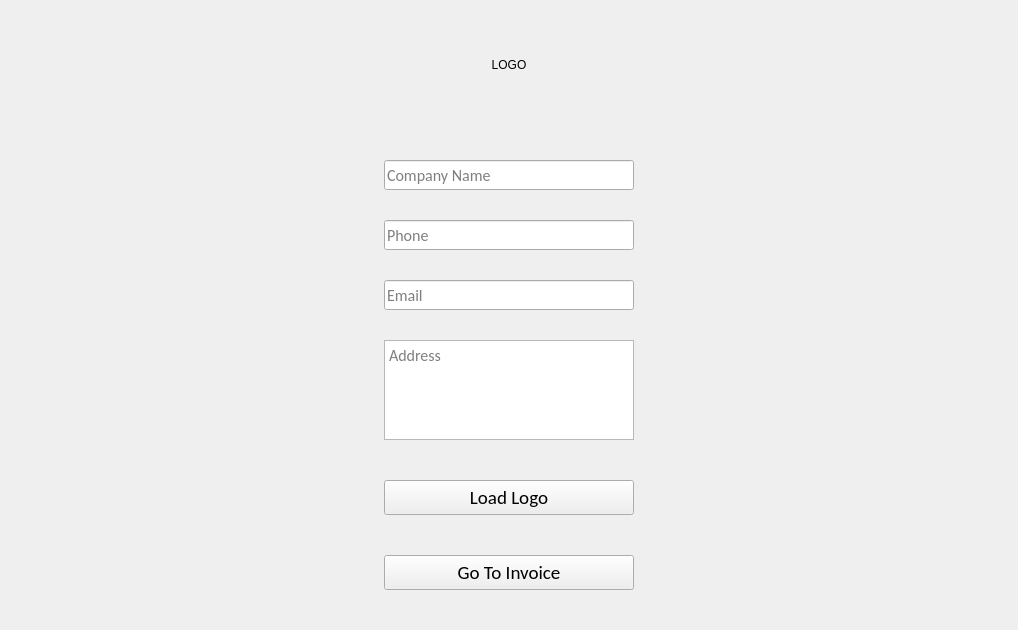
      <widget class="QWidget" name="page">
       <layout class="QGridLayout" name="gridLayout_2" rowstretch="0,0">
        <property name="leftMargin">
         <number>0</number>
        </property>
        <property name="topMargin">
         <number>0</number>
        </property>
        <property name="rightMargin">
         <number>0</number>
        </property>
        <property name="bottomMargin">
         <number>0</number>
        </property>
        <property name="spacing">
         <number>0</number>
        </property>
        <item row="1" column="2">
         <spacer name="horizontalSpacer_2">
          <property name="orientation">
           <enum>Qt::Orientation::Horizontal</enum>
          </property>
          <property name="sizeHint" stdset="0">
           <size>
            <width>384</width>
            <height>20</height>
           </size>
          </property>
         </spacer>
        </item>
        <item row="0" column="1" rowspan="2">
         <widget class="QWidget" name="widget" native="true">
          <property name="minimumSize">
           <size>
            <width>250</width>
            <height>0</height>
           </size>
          </property>
          <property name="maximumSize">
           <size>
            <width>250</width>
            <height>16777215</height>
           </size>
          </property>
          <property name="layoutDirection">
           <enum>Qt::LayoutDirection::LeftToRight</enum>
          </property>
          <layout class="QGridLayout" name="gridLayout_8">
           <property name="leftMargin">
            <number>0</number>
           </property>
           <property name="topMargin">
            <number>0</number>
           </property>
           <property name="rightMargin">
            <number>0</number>
           </property>
           <property name="bottomMargin">
            <number>0</number>
           </property>
           <property name="spacing">
            <number>0</number>
           </property>
           <item row="0" column="0">
            <spacer name="horizontalSpacer_5">
             <property name="orientation">
              <enum>Qt::Orientation::Horizontal</enum>
             </property>
             <property name="sizeHint" stdset="0">
              <size>
               <width>57</width>
               <height>20</height>
              </size>
             </property>
            </spacer>
           </item>
           <item row="0" column="1">
            <widget class="QLabel" name="logo">
             <property name="minimumSize">
              <size>
               <width>130</width>
               <height>130</height>
              </size>
             </property>
             <property name="maximumSize">
              <size>
               <width>130</width>
               <height>130</height>
              </size>
             </property>
             <property name="layoutDirection">
              <enum>Qt::LayoutDirection::LeftToRight</enum>
             </property>
             <property name="text">
              <string>LOGO</string>
             </property>
             <property name="alignment">
              <set>Qt::AlignmentFlag::AlignCenter</set>
             </property>
            </widget>
           </item>
           <item row="0" column="2">
            <spacer name="horizontalSpacer_6">
             <property name="orientation">
              <enum>Qt::Orientation::Horizontal</enum>
             </property>
             <property name="sizeHint" stdset="0">
              <size>
               <width>57</width>
               <height>20</height>
              </size>
             </property>
            </spacer>
           </item>
           <item row="1" column="0" colspan="3">
            <widget class="QLabel" name="label">
             <property name="minimumSize">
              <size>
               <width>250</width>
               <height>30</height>
              </size>
             </property>
             <property name="maximumSize">
              <size>
               <width>250</width>
               <height>30</height>
              </size>
             </property>
             <property name="font">
              <font>
               <family>Calibri</family>
               <pointsize>9</pointsize>
              </font>
             </property>
             <property name="text">
              <string/>
             </property>
             <property name="alignment">
              <set>Qt::AlignmentFlag::AlignBottom|Qt::AlignmentFlag::AlignLeading|Qt::AlignmentFlag::AlignLeft</set>
             </property>
            </widget>
           </item>
           <item row="2" column="0" colspan="3">
            <widget class="QLineEdit" name="companyName">
             <property name="minimumSize">
              <size>
               <width>250</width>
               <height>30</height>
              </size>
             </property>
             <property name="maximumSize">
              <size>
               <width>250</width>
               <height>30</height>
              </size>
             </property>
             <property name="font">
              <font>
               <family>Calibri</family>
               <pointsize>12</pointsize>
              </font>
             </property>
             <property name="placeholderText">
              <string>Company Name</string>
             </property>
            </widget>
           </item>
           <item row="3" column="0" colspan="3">
            <widget class="QLabel" name="label_2">
             <property name="minimumSize">
              <size>
               <width>250</width>
               <height>30</height>
              </size>
             </property>
             <property name="maximumSize">
              <size>
               <width>250</width>
               <height>30</height>
              </size>
             </property>
             <property name="font">
              <font>
               <family>Calibri</family>
               <pointsize>9</pointsize>
              </font>
             </property>
             <property name="text">
              <string/>
             </property>
             <property name="alignment">
              <set>Qt::AlignmentFlag::AlignBottom|Qt::AlignmentFlag::AlignLeading|Qt::AlignmentFlag::AlignLeft</set>
             </property>
            </widget>
           </item>
           <item row="4" column="0" colspan="3">
            <widget class="QLineEdit" name="phone">
             <property name="minimumSize">
              <size>
               <width>250</width>
               <height>30</height>
              </size>
             </property>
             <property name="maximumSize">
              <size>
               <width>250</width>
               <height>30</height>
              </size>
             </property>
             <property name="font">
              <font>
               <family>Calibri</family>
               <pointsize>12</pointsize>
              </font>
             </property>
             <property name="placeholderText">
              <string>Phone</string>
             </property>
            </widget>
           </item>
           <item row="5" column="0" colspan="3">
            <widget class="QLabel" name="label_3">
             <property name="minimumSize">
              <size>
               <width>250</width>
               <height>30</height>
              </size>
             </property>
             <property name="maximumSize">
              <size>
               <width>250</width>
               <height>30</height>
              </size>
             </property>
             <property name="font">
              <font>
               <family>Calibri</family>
               <pointsize>9</pointsize>
              </font>
             </property>
             <property name="text">
              <string/>
             </property>
             <property name="alignment">
              <set>Qt::AlignmentFlag::AlignBottom|Qt::AlignmentFlag::AlignLeading|Qt::AlignmentFlag::AlignLeft</set>
             </property>
            </widget>
           </item>
           <item row="6" column="0" colspan="3">
            <widget class="QLineEdit" name="email">
             <property name="minimumSize">
              <size>
               <width>250</width>
               <height>30</height>
              </size>
             </property>
             <property name="maximumSize">
              <size>
               <width>250</width>
               <height>30</height>
              </size>
             </property>
             <property name="font">
              <font>
               <family>Calibri</family>
               <pointsize>12</pointsize>
              </font>
             </property>
             <property name="placeholderText">
              <string>Email</string>
             </property>
            </widget>
           </item>
           <item row="7" column="0" colspan="3">
            <widget class="QLabel" name="label_4">
             <property name="minimumSize">
              <size>
               <width>250</width>
               <height>30</height>
              </size>
             </property>
             <property name="maximumSize">
              <size>
               <width>250</width>
               <height>30</height>
              </size>
             </property>
             <property name="font">
              <font>
               <family>Calibri</family>
               <pointsize>9</pointsize>
              </font>
             </property>
             <property name="text">
              <string/>
             </property>
             <property name="alignment">
              <set>Qt::AlignmentFlag::AlignBottom|Qt::AlignmentFlag::AlignLeading|Qt::AlignmentFlag::AlignLeft</set>
             </property>
            </widget>
           </item>
           <item row="8" column="0" colspan="3">
            <widget class="QTextEdit" name="companyAddress">
             <property name="minimumSize">
              <size>
               <width>250</width>
               <height>100</height>
              </size>
             </property>
             <property name="maximumSize">
              <size>
               <width>250</width>
               <height>100</height>
              </size>
             </property>
             <property name="font">
              <font>
               <family>Calibri</family>
               <pointsize>12</pointsize>
              </font>
             </property>
             <property name="html">
              <string>&lt;!DOCTYPE HTML PUBLIC &quot;-//W3C//DTD HTML 4.0//EN&quot; &quot;http://www.w3.org/TR/REC-html40/strict.dtd&quot;&gt;
&lt;html&gt;&lt;head&gt;&lt;meta name=&quot;qrichtext&quot; content=&quot;1&quot; /&gt;&lt;meta charset=&quot;utf-8&quot; /&gt;&lt;style type=&quot;text/css&quot;&gt;
p, li { white-space: pre-wrap; }
hr { height: 1px; border-width: 0; }
li.unchecked::marker { content: &quot;\2610&quot;; }
li.checked::marker { content: &quot;\2612&quot;; }
&lt;/style&gt;&lt;/head&gt;&lt;body style=&quot; font-family:'Calibri'; font-size:12pt; font-weight:400; font-style:normal;&quot;&gt;
&lt;p style=&quot;-qt-paragraph-type:empty; margin-top:0px; margin-bottom:0px; margin-left:0px; margin-right:0px; -qt-block-indent:0; text-indent:0px;&quot;&gt;&lt;br /&gt;&lt;/p&gt;&lt;/body&gt;&lt;/html&gt;</string>
             </property>
             <property name="placeholderText">
              <string>Address</string>
             </property>
            </widget>
           </item>
           <item row="9" column="1">
            <spacer name="verticalSpacer">
             <property name="orientation">
              <enum>Qt::Orientation::Vertical</enum>
             </property>
             <property name="sizeType">
              <enum>QSizePolicy::Policy::Expanding</enum>
             </property>
             <property name="sizeHint" stdset="0">
              <size>
               <width>20</width>
               <height>40</height>
              </size>
             </property>
            </spacer>
           </item>
           <item row="10" column="0" colspan="3">
            <widget class="QPushButton" name="loadLogo">
             <property name="minimumSize">
              <size>
               <width>250</width>
               <height>35</height>
              </size>
             </property>
             <property name="maximumSize">
              <size>
               <width>250</width>
               <height>35</height>
              </size>
             </property>
             <property name="font">
              <font>
               <family>Calibri</family>
               <pointsize>14</pointsize>
              </font>
             </property>
             <property name="text">
              <string>Load Logo</string>
             </property>
            </widget>
           </item>
           <item row="11" column="1">
            <spacer name="verticalSpacer_2">
             <property name="orientation">
              <enum>Qt::Orientation::Vertical</enum>
             </property>
             <property name="sizeHint" stdset="0">
              <size>
               <width>20</width>
               <height>40</height>
              </size>
             </property>
            </spacer>
           </item>
           <item row="12" column="0" colspan="3">
            <widget class="QPushButton" name="goInvoice">
             <property name="minimumSize">
              <size>
               <width>250</width>
               <height>35</height>
              </size>
             </property>
             <property name="maximumSize">
              <size>
               <width>250</width>
               <height>35</height>
              </size>
             </property>
             <property name="font">
              <font>
               <family>Calibri</family>
               <pointsize>14</pointsize>
              </font>
             </property>
             <property name="text">
              <string>Go To Invoice</string>
             </property>
            </widget>
           </item>
           <item row="13" column="1">
            <spacer name="verticalSpacer_3">
             <property name="orientation">
              <enum>Qt::Orientation::Vertical</enum>
             </property>
             <property name="sizeHint" stdset="0">
              <size>
               <width>20</width>
               <height>40</height>
              </size>
             </property>
            </spacer>
           </item>
          </layout>
         </widget>
        </item>
        <item row="0" column="0">
         <spacer name="horizontalSpacer">
          <property name="orientation">
           <enum>Qt::Orientation::Horizontal</enum>
          </property>
          <property name="sizeHint" stdset="0">
           <size>
            <width>384</width>
            <height>20</height>
           </size>
          </property>
         </spacer>
        </item>
       </layout>
      </widget>
